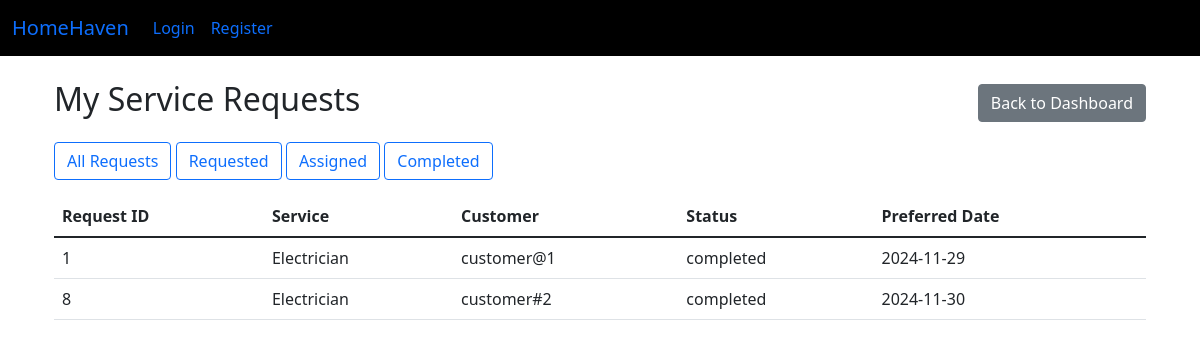
The app's page /professional/service-requests (signed in) with its own data.
### app.py (models this page shows, shortened)
class ServiceRequests(db.Model):
    __tablename__ = "servicerequests"
    service_request_id = db.Column(db.Integer, primary_key=True)
    customer_id = db.Column(db.Integer, db.ForeignKey('customers.customer_id'), nullable=False)
    service_id = db.Column(db.Integer, db.ForeignKey('services.service_id'), nullable=False)
    professional_id = db.Column(db.Integer, db.ForeignKey('serviceprofessionals.professional_id'), nullable=False)
    date_of_request = db.Column(db.DateTime, nullable=False)
    date_of_completion = db.Column(db.DateTime)
    status = db.Column(db.String(50), nullable=False)
    remarks = db.Column(db.Text)
    preferred_date = db.Column(db.DateTime, nullable=False)
    preferred_time = db.Column(db.String(20), nullable=False)
    service_address = db.Column(db.String(200), nullable=False)
    service_pin_code = db.Column(db.String(10), nullable=False)
    special_instructions = db.Column(db.Text)
    customer = db.relationship('Customers', backref='service_requests', lazy=True)
    service = db.relationship('Services', backref='service_requests', lazy=True)
    professional = db.relationship('ServiceProfessionals', backref='service_requests', lazy=True)

class Services(db.Model):
    __tablename__ = "services"
    service_id = db.Column(db.Integer, primary_key=True)
    name = db.Column(db.String(100), nullable=False)
    base_price = db.Column(db.Float, nullable=False)
    description = db.Column(db.Text, nullable=False)

class Users(db.Model):
    __tablename__ = "users"
    user_id = db.Column(db.Integer, primary_key=True)
    username = db.Column(db.String(50), nullable=False)
    password = db.Column(db.String(100), nullable=False)
    is_admin = db.Column(db.Boolean, nullable = False, default = False)
    is_customer = db.Column(db.Boolean, nullable = False, default = False)
    is_professional = db.Column(db.Boolean, nullable = False, default = False)
    name = db.Column(db.String(20))
    date_created = db.Column(db.DateTime)

### app.py (the view)
@app.route('/professional/service-requests')
def professional_service_requests():
    if not session.get('is_professional'):
        return redirect(url_for('login'))
    professional = ServiceProfessionals.query.filter_by(user_id=session['user_id']).first()
    status = request.args.get('status', '')
    query = ServiceRequests.query.filter_by(professional_id=professional.professional_id)
    if status:
        query = query.filter_by(status=status)
    service_requests = query.all()
    return render_template('professional_service_requests.html',
                           service_requests=service_requests,
                           professional=professional)

### templates/professional_service_requests.html
{% extends "base.html" %}
{% block content %}
<div class="container">
    <div class="d-flex justify-content-between align-items-center mb-3">
        <h2>My Service Requests</h2>
        <a href="{{ url_for('professional_dashboard') }}" class="btn btn-secondary">Back to Dashboard</a>
    </div>
    <div class="mb-3">
        <a href="{{ url_for('professional_service_requests') }}" class="btn btn-outline-primary">All Requests</a>
        <a href="{{ url_for('professional_service_requests', status='requested') }}" class="btn btn-outline-primary">Requested</a>
        <a href="{{ url_for('professional_service_requests', status='assigned') }}" class="btn btn-outline-primary">Assigned</a>
        <a href="{{ url_for('professional_service_requests', status='completed') }}" class="btn btn-outline-primary">Completed</a>
    </div>
    <table class="table">
        <thead>
            <tr>
                <th>Request ID</th>
                <th>Service</th>
                <th>Customer</th>
                <th>Status</th>
                <th>Preferred Date</th>
            </tr>
        </thead>
        <tbody>
            {% for request in service_requests %}
            <tr>
                <td>{{ request.service_request_id }}</td>
                <td>{{ request.service.name }}</td>
                <td>{{ request.customer.user.name }}</td>
                <td>{{ request.status }}</td>
                <td>{{ request.preferred_date.strftime('%Y-%m-%d') }}</td>
            </tr>
            {% endfor %}
        </tbody>
    </table>
</div>
{% endblock %}

### records on screen
ServiceRequests: service_request_id "1", service.name "Electrician", customer.user.name "customer@1", status "completed", preferred_date "2024-11-29"
ServiceRequests: service_request_id "8", service.name "Electrician", customer.user.name "customer#2", status "completed", preferred_date "2024-11-30"
